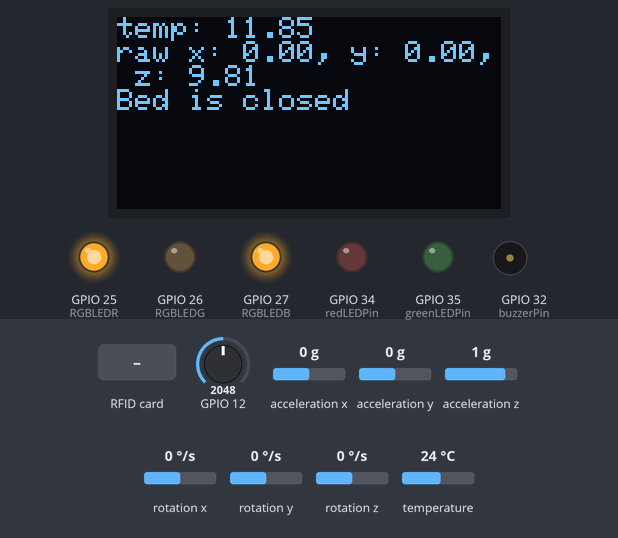
Bench run of a sketch on a simulated ESP32. Shown: 128×64 one-colour display, output pins drawn as LEDs (lit = HIGH), buzzer (waves = sounding). Inputs (shaded band) come from the test bench; at power-on: GPIO 12 = 2048, acceleration x 0 g, acceleration y 0 g, acceleration z 1 g, rotation x 0 °/s, rotation y 0 °/s, rotation z 0 °/s, temperature 24 °C. Storage starts empty; what the sketch prints to the serial monitor is not drawn.

Above: at 1.4 s.
1.5 s: RFID card 11 22 33 44 held to the reader
At 2.0 s:
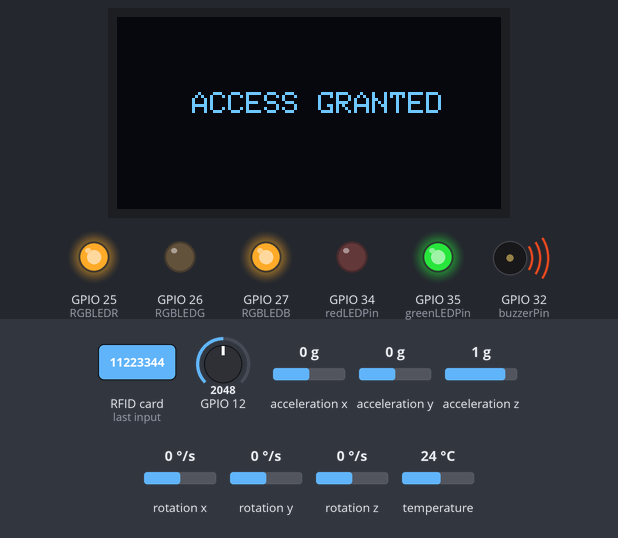
3.6 s: RFID card 5E 7A 19 C4 held to the reader
At 4.1 s:
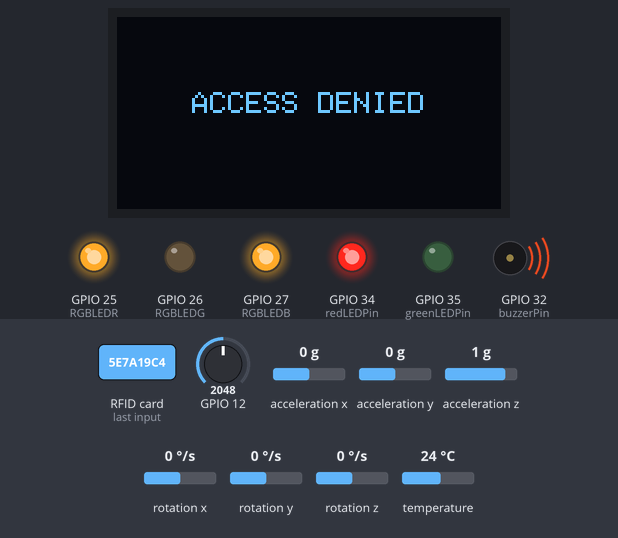
5.7 s: GPIO 12 set to 867
At 6.4 s:
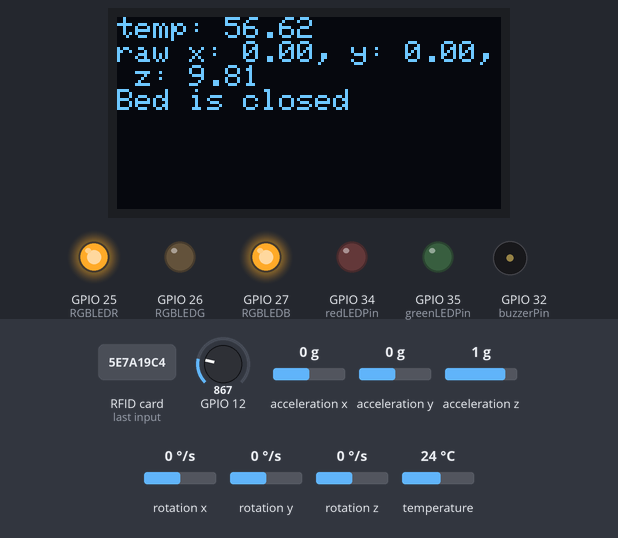
7.3 s: GPIO 12 set to 777
At 7.9 s:
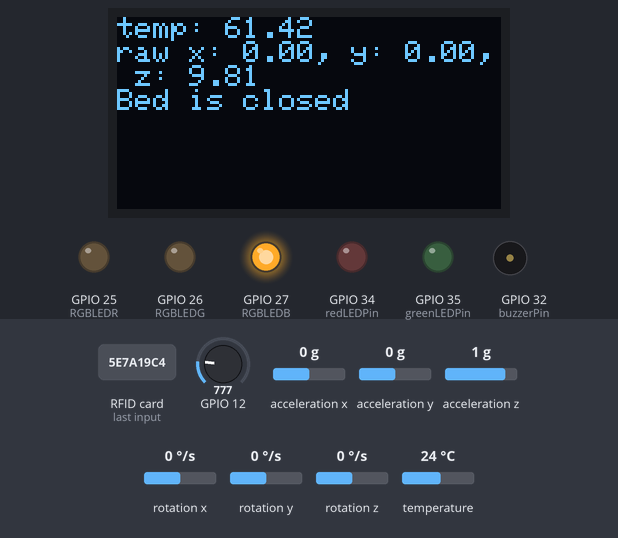
8.8 s: GPIO 12 set to 497
At 9.4 s:
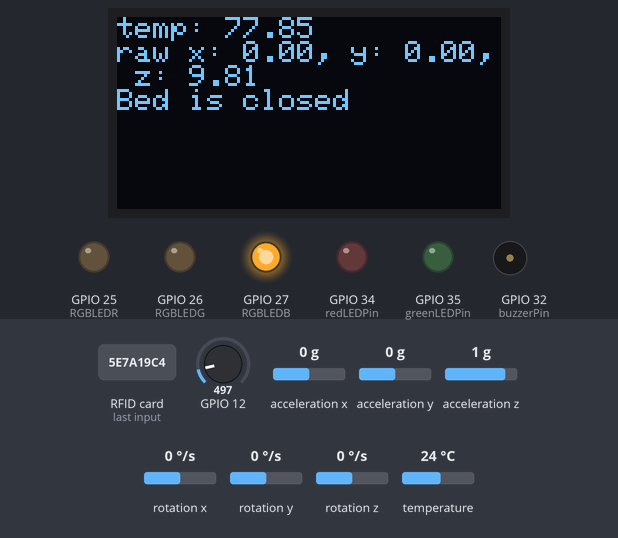
10.4 s: GPIO 12 set to 421
At 11.0 s:
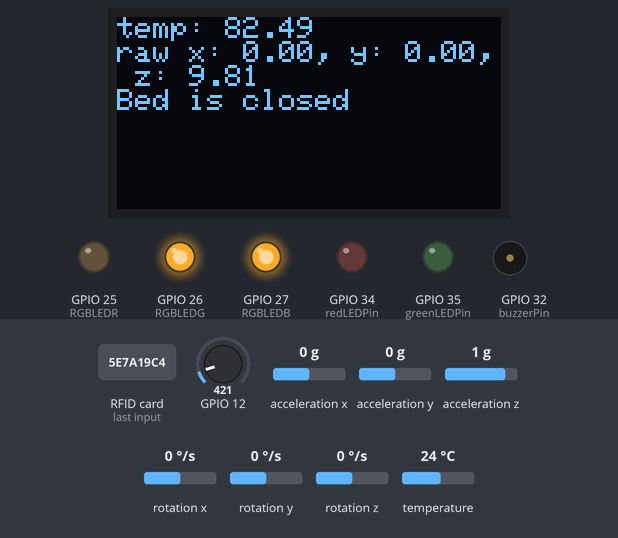
Timing chart, 0 to 12.9 s (numbered marks = the images above; inputs shaded):
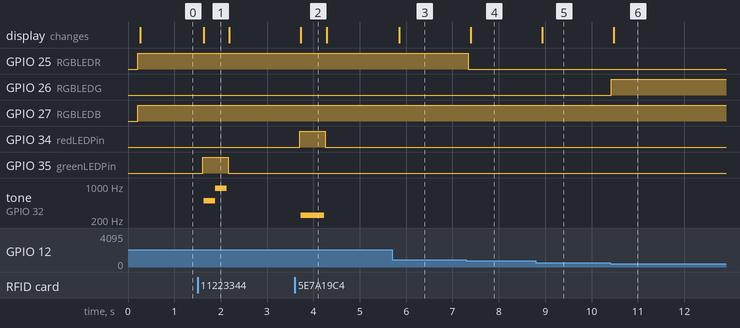

Measured:
- the behaviour switches between 804 and 803 on GPIO 12 (found by bisection; images 3 and 4)
- the behaviour switches between 464 and 463 on GPIO 12 (found by bisection; images 5 and 6)
- after the input at 1.5 s, GPIO 35 (greenLEDPin): LOW → HIGH after 0.11 s, → LOW 0.55 s later; tone on GPIO 32 (buzzerPin): silent → 500 Hz after 0.13 s, → 900 Hz 0.25 s later, → silent 0.25 s later; the display: changes after 0.13 s (image 1)
- after the input at 3.6 s, GPIO 34 (redLEDPin): LOW → HIGH after 0.11 s, → LOW 0.55 s later; tone on GPIO 32 (buzzerPin): silent → 250 Hz after 0.13 s, → silent 0.50 s later; the display: changes after 0.13 s (image 2)
- after the input at 5.7 s, the display: changes after 0.15 s (image 3)
- after the input at 7.3 s, GPIO 25 (RGBLEDR): HIGH → LOW at once; the display: changes after 0.09 s (image 4)
- after the input at 8.8 s, the display: changes after 0.14 s (image 5)
- after the input at 10.4 s, GPIO 26 (RGBLEDG): LOW → HIGH at once; the display: changes after 0.08 s (image 6)

The sketch:

environmental_monitoring.ino
```cpp
#include <Adafruit_MPU6050.h>
#include <Adafruit_Sensor.h>
#include <Wire.h>
#include <SD.h>
#include <SPI.h>
#include <MFRC522.h>
#include <Adafruit_SSD1306.h>

#define SS_PIN 5
#define RST_PIN 0
#define CS_PIN 13
#define SCREEN_WIDTH 128
#define SCREEN_HEIGHT 64
#define OLED_RESET 4

Adafruit_SSD1306 display(SCREEN_WIDTH, SCREEN_HEIGHT, &Wire, OLED_RESET);
Adafruit_MPU6050 mpu;
File logFile;
MFRC522 rfid(SS_PIN, RST_PIN);

const int redLEDPin = 34;
const int greenLEDPin = 35;
const int buzzerPin = 32;

const int RGBLEDR = 25;
const int RGBLEDG = 26;
const int RGBLEDB = 27;

const int servo = 14;

void setup() {
  Serial.begin(115200);

  while(!Serial) {
    delay(10);
  };

  SPI.begin();
  rfid.PCD_Init();

  Serial.println("vibration sensing and anomaly detection, starting...");

  if (!display.begin(SSD1306_SWITCHCAPVCC, 0x3C)) {
    Serial.println("failed to initialise oled display");
    while (true) {
      delay(10);
    }
  }

  if (!SD.begin(CS_PIN)) {
    Serial.println("failed to initialise sd card");
    while (true) {
      delay(10);
    }
  }

  Serial.println("successfully initialised sd card!");
  logFile = SD.open("/log.csv", FILE_WRITE);

  if (logFile) {
    Serial.println("log.csv file created!");
    logFile.close();
  }
  else {
    Serial.println("failed to create log.csv");
  }

  if (!mpu.begin()) {
    Serial.println("failed to initialise the mpu6050");
    while (true) {
      delay(10);
    }
  }

  Serial.println("found the mpu6050!");

  mpu.setAccelerometerRange(MPU6050_RANGE_8_G);
  mpu.setGyroRange(MPU6050_RANGE_500_DEG);
  mpu.setFilterBandwidth(MPU6050_BAND_21_HZ);

  pinMode(redLEDPin, OUTPUT);
  pinMode(greenLEDPin, OUTPUT);
  pinMode(buzzerPin, OUTPUT);

  pinMode(RGBLEDR, OUTPUT);
  pinMode(RGBLEDG, OUTPUT);
  pinMode(RGBLEDB, OUTPUT);

  pinMode(servo, INPUT);

  Serial.println("");
  delay(100);
}

float rawAccelerationX = 0.0;
float rawAccelerationY = 0.0;
float rawAccelerationZ = 0.0;

float avgAccelerationX = 0.0;
float avgAccelerationY = 0.0;
float avgAccelerationZ = 0.0;

float minVibrationThreshold = -4.0;
float maxVibrationThreshold = 4.0;

int i = 0;

void loop() {
  // AdjustServo();
  VibrationMonitoring();
  TemperatureSensing();
  CheckRFID();
  UpdateDisplay();
  delay(100);
}

void logAnomaly() {
  logFile = SD.open("/log.csv", FILE_WRITE);

  if (!logFile) {
    Serial.println("failed to open log.csv!");
    return;
  }

  logFile.println("rawAccelerationX,rawAccelerationY,rawAccelerationZ");
  logFile.print(rawAccelerationX);
  logFile.print(",");
  logFile.print(rawAccelerationY);
  logFile.print(",");
  logFile.print(rawAccelerationZ);
  logFile.println("");

  logFile.println("avgAccelerationX,avgAccelerationY,avgAccelerationZ");
  logFile.print(avgAccelerationX);
  logFile.print(",");
  logFile.print(avgAccelerationY);
  logFile.print(",");
  logFile.print(avgAccelerationZ);
  logFile.println("");

  logFile.close();
}

const float A = 0.00499541605663;
const float B = -0.000642369100009;
const float C = 0.00000769583096696;

float celsius = 0.0;

void TemperatureSensing() {
  int analogValue = analogRead(12);

  float kelvin = 1 / (A + B * log(analogValue) + C * pow(log(analogValue), 3));
  celsius = kelvin - 273.15;

  // testing code
  // Serial.println(analogValue);
  // Serial.println(celsius);

  if (celsius < 60.0) {
    // rgb green
    analogWrite(RGBLEDR, 255);
    analogWrite(RGBLEDG, 0);
    analogWrite(RGBLEDB, 255);
  }
  else if (celsius >= 60.0 && celsius < 79.9) {
    // rgb yellow
    analogWrite(RGBLEDR, 0);
    analogWrite(RGBLEDG, 0);
    analogWrite(RGBLEDB, 255);
  }
  else if (celsius >= 79.9) {
    // rgb red
    analogWrite(RGBLEDR, 0);
    analogWrite(RGBLEDG, 255);
    analogWrite(RGBLEDB, 255);
  }
}

void VibrationMonitoring() {
  sensors_event_t a, g, temp;
  mpu.getEvent(&a, &g, &temp);

  rawAccelerationX = a.acceleration.x;
  rawAccelerationY = a.acceleration.y;
  rawAccelerationZ = a.acceleration.z;

  // "moving average filter"
  // takes 5 readings and then outputs the average

  if (i<=3) {
    avgAccelerationX += rawAccelerationX;
    avgAccelerationY += rawAccelerationY;
    avgAccelerationZ += rawAccelerationZ;

    i++;
  }
  else {
    avgAccelerationX /= i;
    avgAccelerationY /= i;
    avgAccelerationZ /= i;

    i = 0;

    Serial.println("rawAccelerationX,rawAccelerationY,rawAccelerationZ");
    Serial.print(rawAccelerationX);
    Serial.print(",");
    Serial.print(rawAccelerationY);
    Serial.print(",");
    Serial.print(rawAccelerationZ);
    Serial.println("");
    Serial.println("avgAccelerationX,avgAccelerationY,avgAccelerationZ");
    Serial.print(avgAccelerationX);
    Serial.print(",");
    Serial.print(avgAccelerationY);
    Serial.print(",");
    Serial.print(avgAccelerationZ);
    Serial.println("");
  }

  // because this is written for a wokwi simulation,
  // i dont have a good basis for comfortable vibration thresholds
  // so, i will just make up things that i think sound "reasonable"

  if ((avgAccelerationX > maxVibrationThreshold || avgAccelerationX < minVibrationThreshold)
   || (avgAccelerationY > maxVibrationThreshold || avgAccelerationY < minVibrationThreshold)
   || (avgAccelerationZ > maxVibrationThreshold || avgAccelerationZ < minVibrationThreshold)) {
    // Serial.println("high vibrations detected!!!");
    // logAnomaly();
  }
}

void CheckRFID() {
  if (!rfid.PICC_IsNewCardPresent()) {
    return;
  }
  if (!rfid.PICC_ReadCardSerial()) {
    return;
  }

  Serial.print("uid = ");

  String content = "";
  byte letter;
  for (byte i = 0; i < rfid.uid.size; i++) {
    Serial.print(rfid.uid.uidByte[i] < 0x10 ? "0" : " ");
    Serial.print(rfid.uid.uidByte[i], HEX);
    content.concat(String(rfid.uid.uidByte[i] < 0x10 ? "0" : " "));
    content.concat(String(rfid.uid.uidByte[i], HEX));
  }

  Serial.println();
  Serial.print("msg = ");
  content.toUpperCase();

  if (content.substring(1) == "11 22 33 44") {
    Serial.println("Authorised access!");
    Serial.println();

    digitalWrite(greenLEDPin, HIGH);

    DisplayAccess(true);
    tone(buzzerPin, 500);
    delay(250);
    tone(buzzerPin, 900);
    delay(250);
    noTone(buzzerPin);
    DisplayAccess(true);

    digitalWrite(greenLEDPin, LOW);
  }
  else {
    Serial.println("Access denied!!!");

    digitalWrite(redLEDPin, HIGH);

    DisplayAccess(false);
    tone(buzzerPin, 250);
    delay(500);
    noTone(buzzerPin);
    DisplayAccess(false);

    digitalWrite(redLEDPin, LOW);
  }

  UpdateDisplay();
}

bool isDumpBedOpen = false;

void AdjustServo() {

  if (isDumpBedOpen) {
    analogWrite(servo, 180);
  }
  else {
    analogWrite(servo, -180);
  }

  isDumpBedOpen = !isDumpBedOpen;
}

void DisplayAccess(bool isAuthorised) {
  display.clearDisplay();

  display.setTextSize(1);
  display.setTextColor(SSD1306_WHITE);
  display.setCursor(25, 25);
  display.cp437(true);

  display.clearDisplay();
  if (isAuthorised) {
    display.println("ACCESS GRANTED");
  }
  else {
    display.println("ACCESS DENIED");
  }

  display.display();
}

void UpdateDisplay() {
  display.clearDisplay();

  display.setTextSize(1);
  display.setTextColor(SSD1306_WHITE);
  display.setCursor(0, 0);
  display.cp437(true);

  display.print("temp: ");
  display.println(celsius);
  display.print("raw x: ");
  display.print(rawAccelerationX);
  display.print(", y: ");
  display.print(rawAccelerationY);
  display.print(", z: ");
  display.print(rawAccelerationZ);
  display.println("");

  isDumpBedOpen ? display.println("Bed is open") : display.println("Bed is closed");

  display.display();
}
```
